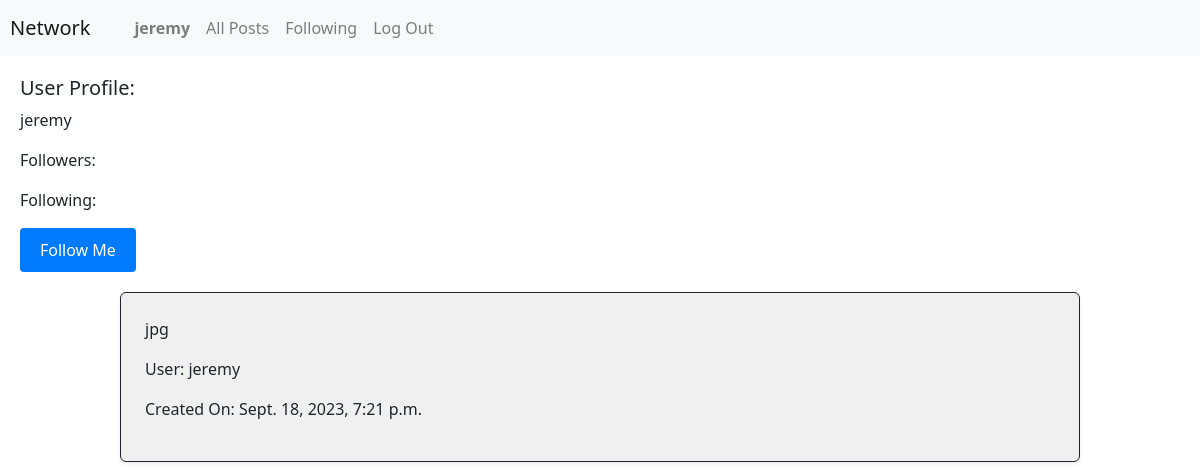
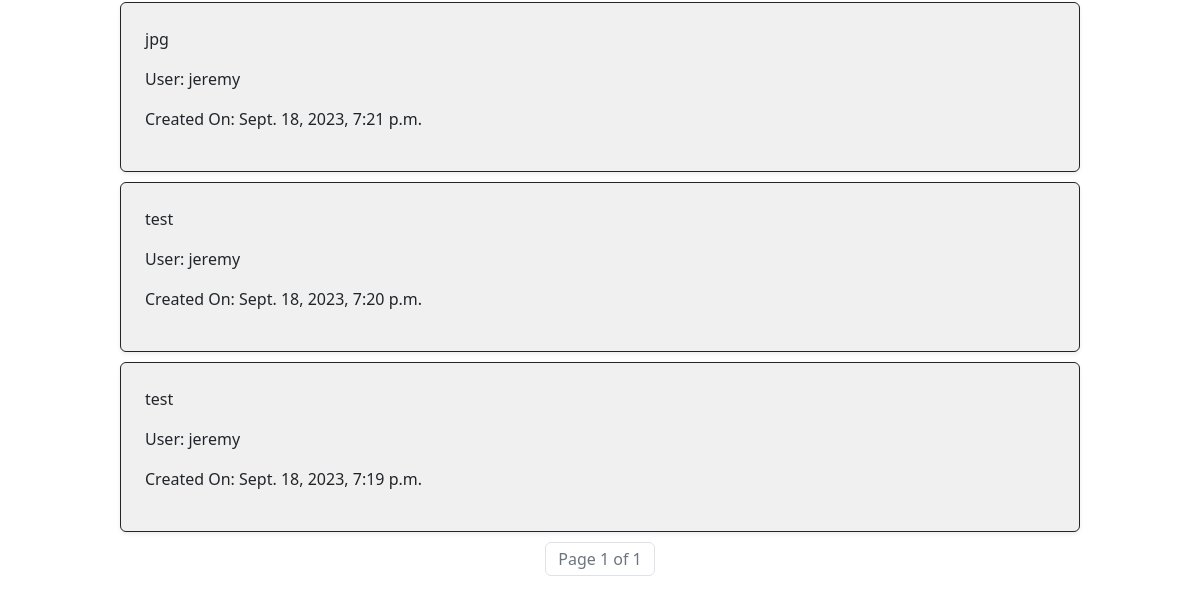
/2/user (signed in), run on an earlier commit of the app's database (2 pictures, top to bottom).
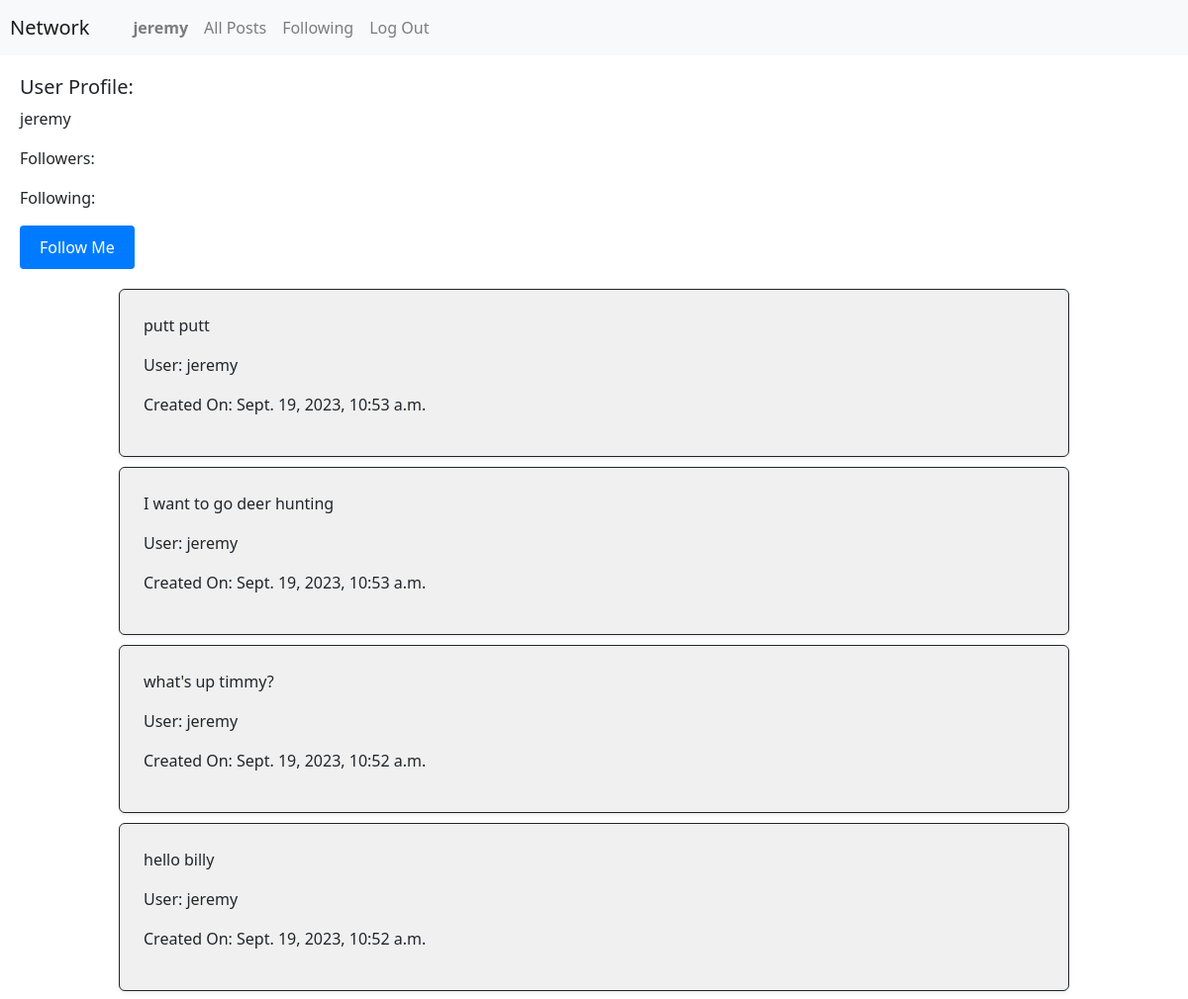
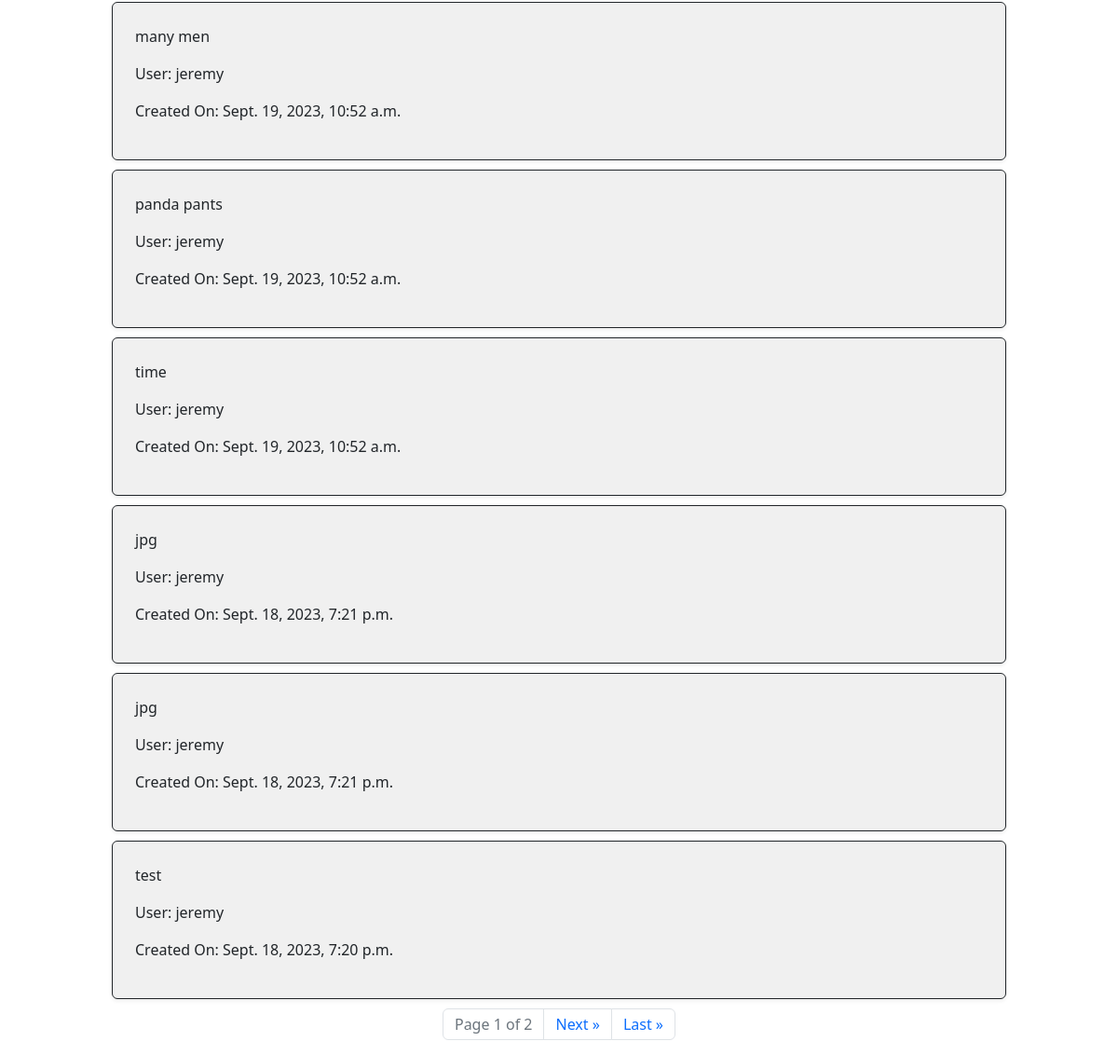
And on a later commit of the database (2 pictures, top to bottom).
### network/models.py (models this page shows, shortened)
class Post(models.Model):
    user = models.ForeignKey(User, on_delete=models.CASCADE)
    text = models.TextField(verbose_name="Post Text")
    timeStamp = models.DateTimeField(auto_now_add=True)

class User(AbstractUser):
    pass

### network/views.py (the view)
# urls.py: path("<int:user_id>/user", views.user, name="user"),
def user(request, user_id):
    user_info = User.objects.filter(id = user_id).first()
    userPost = Post.objects.filter(user = user_info).order_by('-timeStamp')
    already_follow = Follower.objects.filter(user=request.user, userfollow=user_id).exists()
    paginator = Paginator(userPost, 10)
    page_number = request.GET.get('page')
    page_obj = paginator.get_page(page_number)
    has_previous_page = page_obj.has_previous
    return render(request, "network/user.html",{
        "page_obj": page_obj,
        "user_info": user_info,
        "has_previous_page": has_previous_page,
        "already_follow": already_follow
    })

### network/templates/network/user.html (shortened to what this page needs)
{% extends "network/layout.html" %}
{% load static %}
{% block body %}
<div name="userProfileHead" style="margin: 20px;">
    <h5>User Profile:</h5>
    <p>{{ user_info.username }}</p>
    <p>Followers: </p>
    <p>Following: </p>
        <form id="followForm">
        <button type="submit" name="follow" class="follow-button" id="followButton" data-user-id="{{ user_info.id }}">
            {% if already_follow %}
                Unfollow Me
            {% else %}
                Follow Me
            {% endif %}
        </button>
    </form>
</div>
<div name="userPost">
    {% for post in page_obj %}
    <div id="postPage" class="border border-dark p-4 rounded shadow-sm" style="width: 80%; margin: 10px auto; background-color: #f0f0f0; padding: 10px;">
        <p>{{ post.text }}</p>
        <p>User: {{ post.user.username }}</p>
        <p>Created On: {{ post.timeStamp }}</p>
    </div>
    {% endfor %}
    <nav aria-label="Page navigation">
        <ul class="pagination justify-content-center">
            <li class="page-item disabled">
                <span class="page-link">Page {{ page_obj.number }} of {{ page_obj.paginator.num_pages }}</span>
            </li>
            {% if page_obj.has_next %}
                <li class="page-item">
                    <a class="page-link" href="?page={{ page_obj.next_page_number }}" aria-label="Next">
                        <span aria-hidden="true">Next &raquo;</span>
                    </a>
                </li>
                <li class="page-item">
                    <a class="page-link" href="?page={{ page_obj.paginator.num_pages }}" aria-label="Last">
                        <span aria-hidden="true">Last &raquo;</span>
                    </a>
                </li>
            {% endif %}
        </ul>
    </nav>
</div>
{% endblock %}

What changed in the data, as far as the page shows it:
no longer on this page (row unchanged): Post: text "test", user.username "jeremy", timeStamp "Sept. 18, 2023, 7:19 p.m."
added Post: text "putt putt", user.username "jeremy", timeStamp "Sept. 19, 2023, 10:53 a.m."
added Post: text "I want to go deer hunting", user.username "jeremy", timeStamp "Sept. 19, 2023, 10:53 a.m."
added Post: text "what's up timmy?", user.username "jeremy", timeStamp "Sept. 19, 2023, 10:52 a.m."
added Post: text "hello billy", user.username "jeremy", timeStamp "Sept. 19, 2023, 10:52 a.m."
added Post: text "many men", user.username "jeremy", timeStamp "Sept. 19, 2023, 10:52 a.m."
added Post: text "panda pants", user.username "jeremy", timeStamp "Sept. 19, 2023, 10:52 a.m."
added Post: text "time", user.username "jeremy", timeStamp "Sept. 19, 2023, 10:52 a.m."
Also different on the page:
{{ page_obj.paginator.num_pages }}: "1" → "2"
text now shown: "Next » Last »"
